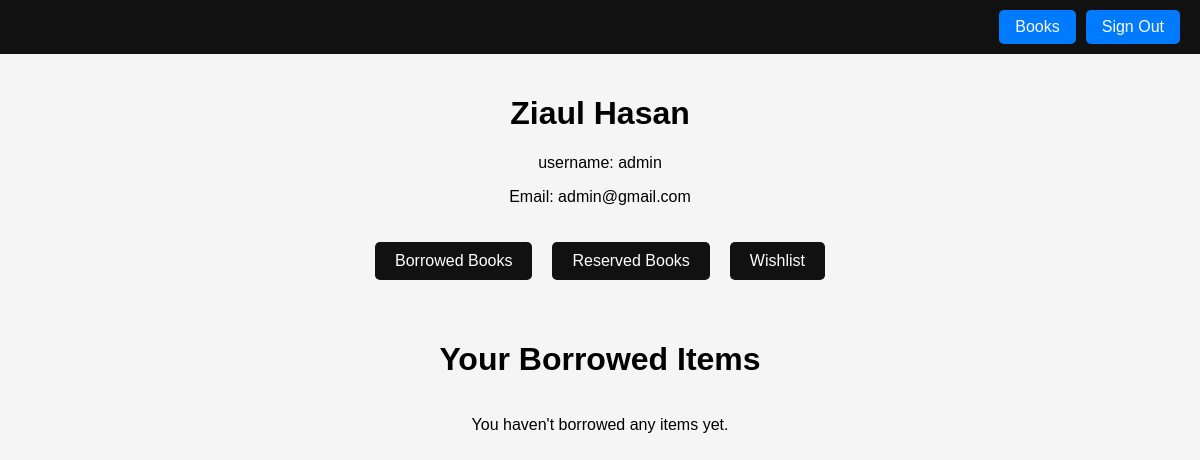
The app's page /borrowed (signed in), older data.
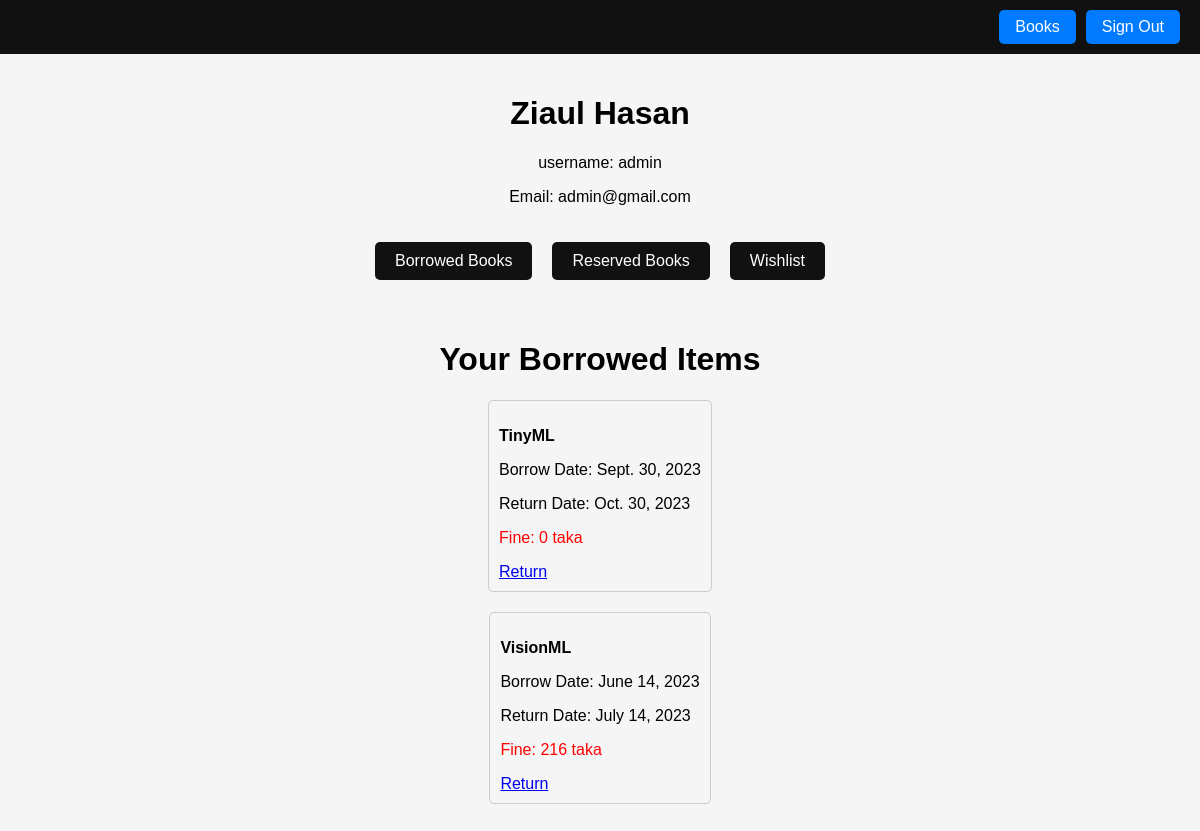
The same page, newer data.
### library/models.py (models this page shows, shortened)
class Borrowed(models.Model):
    book = models.ForeignKey(Book, on_delete=models.CASCADE)
    user = models.ForeignKey(User, on_delete=models.CASCADE)
    borrow_date = models.DateField()

class Book(models.Model):
    title = models.CharField(max_length=200)
    author = models.CharField(max_length=100)
    ISBN = models.CharField(max_length=13, unique=True)
    publication_date = models.DateField()
    genre = models.CharField(max_length=100)
    availability_status = models.BooleanField(default=True)
    num_books_available = models.PositiveIntegerField(default=1)

### library/views.py (the view)
# urls.py: path('borrowed', views.borrowed, name='borrowed'),
def borrowed(request):
    if not request.user.is_authenticated:
        return HttpResponseRedirect(reverse("signup"))
    user = request.user
    borrowed_items = Borrowed.objects.filter(user=user)
    for item in borrowed_items:
        day1 = datetime.datetime.now()
        day2 = item.borrow_date
        date1 = date(day1.year, day1.month, day1.day)
        date2 = date(day2.year, day2.month, day2.day)
        item.fine = numOfDays(date1, date2) * 2
        item.return_date = item.borrow_date+timedelta(days=30)
    context = {
        'borrowed_items': borrowed_items
    }
    return render(request, 'library/6borrowed.html', context)

### library/views.py (called while the page is built)
def numOfDays(date1, date2):
    if date2 > date1:
        return (date2-date1).days
    else:
        return (date1-date2).days

### library/templates/library/6borrowed.html
{% extends 'library/4profile.html' %}
{% block div %}
<h1>Your Borrowed Items</h1>
{% for item in borrowed_items %}
    <div class="borrowed-item">
        <p class="book-title">{{ item.book.title }}</p>
        <p>Borrow Date: {{ item.borrow_date }}</p>
        <p>Return Date: {{ item.return_date }}</p>
        <p class="fine-amount">Fine: {{ item.fine }} taka</p>
        <a href="{% url 'return_book' item.id %}">Return</a>
    </div>
{% empty %}
    <p>You haven't borrowed any items yet.</p>
{% endfor %}
{% endblock %}

Row changes from the older to the newer data that the page shows:
added Borrowed: book "TinyML", borrow_date "Sept. 30, 2023", return_date "Oct. 30, 2023", fine "0"
added Borrowed: book "VisionML", borrow_date "June 14, 2023", return_date "July 14, 2023", fine "216"
Text that changed along with them:
text no longer shown: "You haven't borrowed any items yet."
